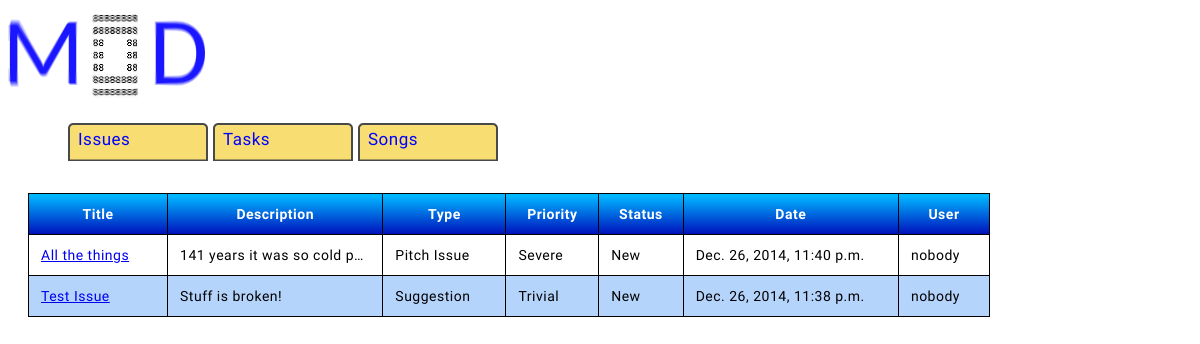
The app's page /issues/, older data.
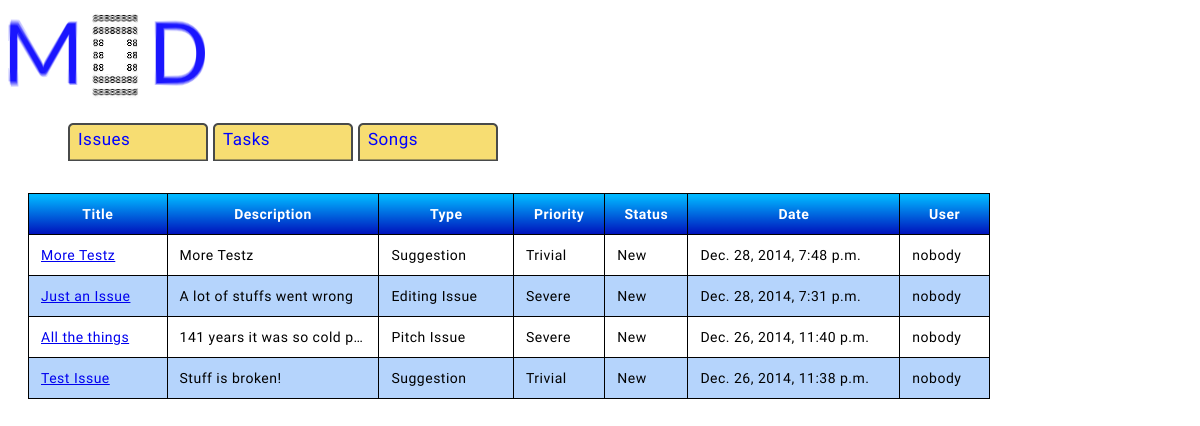
The same page, newer data.
### issues/models.py (models this page shows, shortened)
class Issue(models.Model):
    def is_new(self):
        return self.status == 'New'
    is_new.boolean = True
    title = models.CharField(max_length=50)
    description = models.CharField(max_length=1000)
    date = models.DateTimeField('date')
    typeof = models.CharField(max_length=100, choices=TYPE_CHOICES, default='Suggestion')
    severity = models.CharField(max_length = 100, choices=SEVERITY_CHOICES, default='Trivial')
    status = models.CharField(max_length = 50, choices=STATUS_CHOICES, default='New')
    votes = models.IntegerField(default=0)
    song = models.ForeignKey(Song)
    seconds = models.IntegerField(default=0)
    postedby = models.CharField(max_length=30, default='nobody')

### issues/views.py (the view)
class IndexView(generic.ListView):
    template_name = 'issues/index.html'
    context_object_name = 'issue_recent_list'
    def get_queryset(self):
        return Issue.objects.order_by('-date')[:25]

### issues/templates/issues/index.html (shortened to what this page needs)
{% load staticfiles %}
<link rel="stylesheet" type="text/css" href="{% static 'issues/style.css' %}"/>
<head>
</head>
<body>
<header id='header'>
    <img src="{% static 'issues/images/mod.png' %}"/>
    <div class='top'>
        <ul>
            <a href="{% url 'issues:index' %}"><li>Issues</li></a>
            <a href="{% url 'issues:task_index' %}"><li>Tasks</li></a>
            <a href="{% url 'issues:song_index' %}"><li>Songs</li></a>
        </ul>
    </div>
</header>
<div class="list">
<div class="issueTableList" >
                <table>
                      {% if issue_recent_list %}
                            <tr>
                                <td>Title</td>
                                <td>Description</td>
                                <td>Type</td>
                                <td>Priority</td>
                                <td>Status</td>
                                <td>Date</td>
                                <td>User</td>
                            </tr>
                        {% for issue in issue_recent_list %}
                            <tr>
                                <td><a href="{% url 'issues:detail' issue.id %}">{{ issue.title}}</a></td>
                                <td>{{ issue.description }}</td>
                                <td>{{ issue.typeof }}</td>
                                <td>{{ issue.severity }}</td>
                                <td>{{ issue.status }}</td>
                                <td>{{ issue.date }}</td>
                                <td>{{ issue.postedby }}</td>
                            </tr>
                        {% endfor %}
                    {% else %}
                        <tr>
                            <td><strong>There is nothing here. Yay!</strong></td>
                        </tr>
                    {% endif %}
                </table>
</div>
</div>
</body>

### issues/static/issues/style.css (style rules this page uses)
body,input,textarea,select { font-family: 'Source Sans Pro', sans-serif; font-weight: 300; font-size: 14pt; line-height: 1.75em; color: #000000; letter-spacing: 0.5px; }
.list { float:left; width:960px; padding:20px 20px 40px 20px; line-height:18px; }
.issueTableList { margin:0px;padding:0px; width:100%; border:1px solid #000000; }
.issueTableList table { border-collapse: collapse; border-spacing: 0; width:100%; # height:100%; }
.issueTableList tr:nth-child(odd) { background-color:#b5d4fc; }
.issueTableList tr:nth-child(even) { background-color:#ffffff; }
.issueTableList td { vertical-align:middle; border:1px solid #000000; border-width:0px 1px 1px 0px; text-align:left; padding:12px; font-size:14px; font-family: 'Source Sans Pro', sans-serif; font-weight:normal; color:#000000; white-space: nowrap; overflow: hidden; text-overflow: ellipsis; max-width: 150px; }
.issueTableList tr:last-child td { border-width:0px 1px 0px 0px; }
.issueTableList tr td:last-child { border-width:0px 0px 1px 0px; }
.issueTableList tr:last-child td:last-child { border-width:0px 0px 0px 0px; }
.issueTableList tr:first-child td { background:-o-linear-gradient(bottom, #00b6ff 5%, #0012bc 100%); background:-webkit-gradient( linear, left top, left bottom, color-stop(0.05, #00b6ff), color-stop(1, #0012bc) ); background:-moz-linear-gradient( center top, #00b6ff 5%, #0012bc 100% ); filter:progid:DXImageTransform.Microsoft.gradient(startColorstr="#00b6ff", endColorstr="#0012bc"); background: -o-linear-gradient(top,#00b6ff,0012bc); background-color:#00b6ff; border:0px solid #000000; text-align:center; border-width:0px 0px 1px 1px; font-size:14px; font-family: 'Source Sans Pro', sans-serif; font-weight:bold; color:#ffffff; }
.issueTableList tr:first-child td:first-child { border-width:0px 0px 1px 0px; }
.issueTableList tr:first-child td:last-child { border-width:0px 0px 1px 1px; }
.top { float: left; width:960px; padding:0px 20px 0px 20px; }
.top a { text-decoration: none; }
.top a:link { color: #0000FF; }
.top li { float: left; width: 125px; height: 50px; margin-top: 1px; text-align: left; font-size: 17px; background:url('images/tab.png'); background-repeat: no-repeat; list-style-type: none; padding: 0px 10px; }
#header { float: left; }
#header img { float: left; }

Row changes from the older to the newer data that the page shows:
added Issue: title "More Testz", description "More Testz", typeof "Suggestion", severity "Trivial", status "New", date "Dec. 28, 2014, 7:48 p.m.", postedby "nobody"
added Issue: title "Just an Issue", description "A lot of stuffs went wrong", typeof "Editing Issue", severity "Severe", status "New", date "Dec. 28, 2014, 7:31 p.m.", postedby "nobody"
